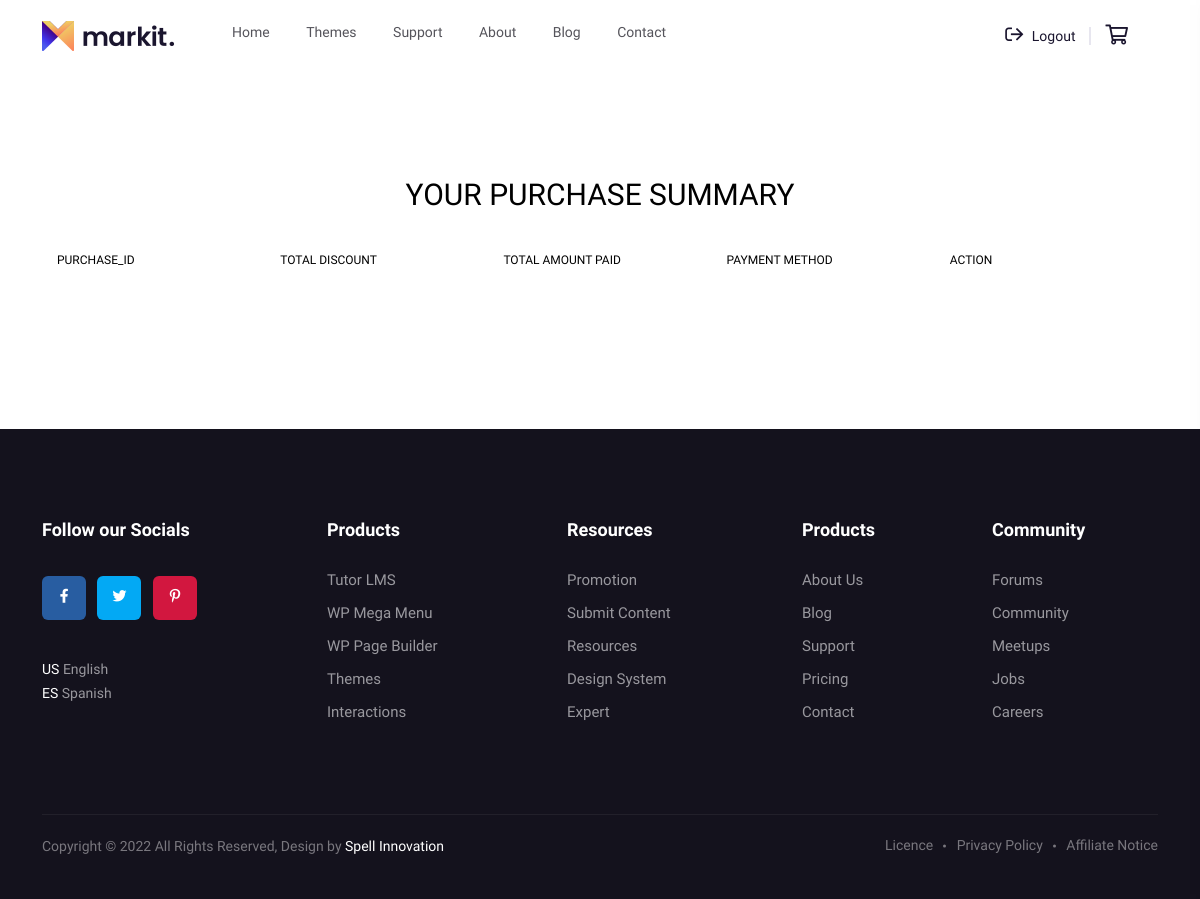
Page /purchase_summary/ (signed in) on the earlier database version.
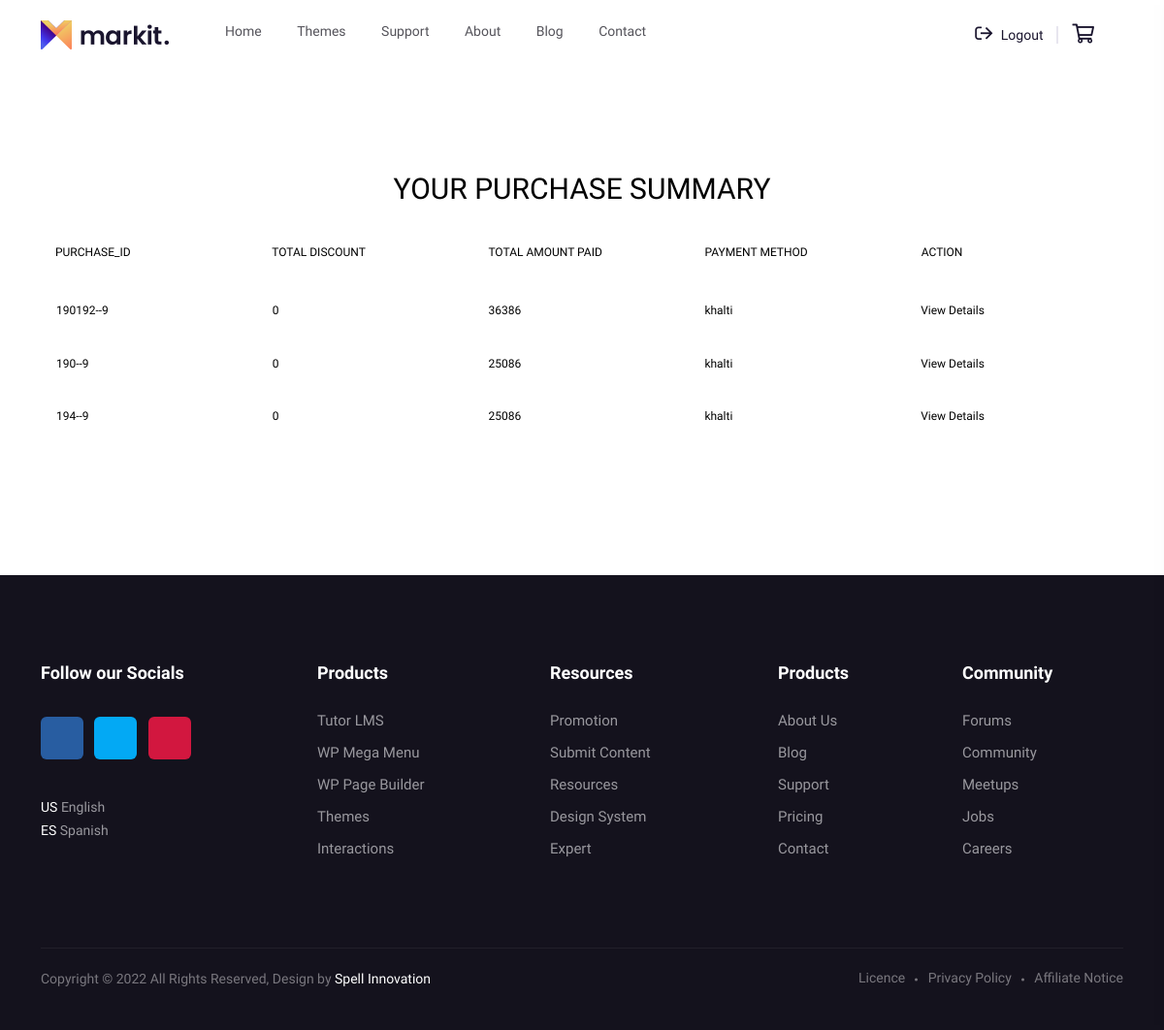
Same page on the later database version.
### features/models.py (models this page shows, shortened)
class PurchaseSummary(models.Model):
    user = models.ForeignKey(User, on_delete=models.CASCADE)
    order_id = models.CharField(max_length=100, unique=True)
    discount = models.IntegerField(
        validators=[MaxValueValidator(10000000), MinValueValidator(10)]
    )
    total_amount = models.IntegerField(
        validators=[MaxValueValidator(10000000), MinValueValidator(10)]
    )
    payment_method = models.CharField(
        max_length=100, choices=PAYMENT_CHOICES, default="khalti", blank=True, null=True
    )

### features/views.py (the view)
# urls.py: path("purchase_summary/", views.purchase_summary, name="purchase_summary"),
def purchase_summary(request):
    purchase_summary = PurchaseSummary.objects.filter(user=request.user)
    context = {
        "purchase_summary": purchase_summary,
    }
    return render(request, "purchase_summary.html", context)

### templates/purchase_summary.html (shortened to what this page needs)
{% include 'header.html' %}
<section class="category__area pt-105 pb-135">
  <div class="container">
    <section>
      <h1>Your Purchase Summary</h1>
      <div class="tbl-header">
        <table cellpadding="0" cellspacing="0">
          <thead>
            <tr>
              <th>Purchase_id</th>
              <th>Total discount</th>
              <th>Total amount paid</th>
              <th>Payment Method</th>
              <th>Action</th>
            </tr>
          </thead>
        </table>
      </div>
      <div class="tbl-content">
        <table cellpadding="0" cellspacing="0">
          <tbody>
            {% for purchase_summary in purchase_summary %}
            <tr>
              <td>{{purchase_summary.order_id}}</td>
              <td>{{purchase_summary.discount}}</td>
              <td>{{purchase_summary.total_amount}}</td>
              <td>{{purchase_summary.payment_method}}</td>
              <td>
                <a href="{% url 'purchase_details' purchase_summary.id %}"
                  >View Details</a
                >
              </td>
            </tr>
            {% endfor %}
          </tbody>
        </table>
      </div>
    </section>
  </div>
</section>
{% include 'footer.html' %}

### templates/header.html (shortened to what this page needs)
{% load static %} {% include 'nav.html' %}
<header>
  <div class="header__area white-bg" id="header-sticky">
    <div class="container">
      <div class="row align-items-center">
        <div class="col-xxl-2 col-xl-2 col-lg-2 col-md-4 col-6">
          <div class="logo">
            <a href="{% url 'home' %}">
              <img src="{% static 'assets/img/logo/logo.png' %}" alt="logo" />
            </a>
          </div>
        </div>
        <div class="col-xxl-8 col-xl-8 col-lg-8 d-none d-lg-block">
          <div class="main-menu">
            <nav id="mobile-menu">
              <ul>
                <li><a href="{% url 'home' %}">Home</a></li>
                <li><a href="{% url 'theme' %}">Themes</a></li>
                <li><a href="{% url 'about' %}">Support</a></li>
                <li><a href="{% url 'about' %}">About</a></li>
                <li><a href="{% url 'blog' %}">Blog</a></li>
                <li><a href="{% url 'contact' %}">Contact</a></li>
              </ul>
            </nav>
          </div>
        </div>
        {% if user.is_authenticated %}
        {% if user.is_staff %}
        <div class="col-xxl-2 col-xl-2 col-lg-2 col-md-8 col-6">
          <div class="header__action d-flex align-items-center justify-content-end">
            <div class="header__login d-none d-sm-block">
              <a href="{% url 'logout' %}"><i class="far fa-unlock"></i> Logout</a>
            </div>
            <div class="header__cart d-none d-sm-block">
              <a href="{% url 'dashboard' %}" class="cart-toggle-btn">
                <i class="far fa-home"></i>
              </a>
            </div>
            <div class="sidebar__menu d-lg-none">
              <div class="sidebar-toggle-btn" id="sidebar-toggle">
                <span class="line"></span>
                <span class="line"></span>
                <span class="line"></span>
              </div>
            </div>
          </div>
        </div>
        {% else %}
        <div class="col-xxl-2 col-xl-2 col-lg-2 col-md-8 col-6">
          <div class="header__action d-flex align-items-center justify-content-end">
            <div class="header__login d-none d-sm-block">
              <a href="{% url 'logout' %}"><i class="far fa-sign-out"></i> Logout</a>
            </div>
            <div class="header__cart d-none d-sm-block">
              <a href="{% url 'cart' %}">
                <i class="far fa-shopping-cart"></i>
              </a>
            </div>
          </div>
        </div>
        {% endif %}
        {% endif %}
      </div>
    </div>
  </div>
</header>

### templates/nav.html (shortened to what this page needs)
{% load static %}
<!doctype html>
<html class="no-js" lang="zxx">
   <head>
      <link rel="stylesheet" href="{% static 'assets/css/preloader.css' %}">
      <link rel="stylesheet" href="{% static 'assets/css/bootstrap.min.css' %}">
      <link rel="stylesheet" href="{% static 'assets/css/slick.css' %}">
      <link rel="stylesheet" href="{% static 'assets/css/meanmenu.css' %}">
      <link rel="stylesheet" href="{% static 'assets/css/owl.carousel.min.css' %}">
      <link rel="stylesheet" href="{% static 'assets/css/animate.min.css' %}">
      <link rel="stylesheet" href="{% static 'assets/css/backToTop.css' %}">
      <link rel="stylesheet" href="{% static 'assets/css/jquery.fancybox.min.css' %}">
      <link rel="stylesheet" href="{% static 'assets/css/fontAwesome5Pro.css' %}">
      <link rel="stylesheet" href="{% static 'assets/css/elegantFont.css' %}">
      <link rel="stylesheet" href="{% static 'assets/css/default.css' %}">
      <link rel="stylesheet" href="{% static 'assets/css/style.css' %}">
   </head>

### templates/footer.html (shortened to what this page needs)
{% load static %}
<footer>
    <div class="footer__area footer-bg">
       <div class="footer__top pt-90 pb-50">
          <div class="container">
             <div class="row">
                <div class="col-xxl-3 col-xl-3 col-lg-3 col-md-3 col-sm-4">
                   <div class="footer__widget mb-40 wow fadeInUp" data-wow-delay=".3s">
                      <div class="footer__widget-head mb-35">
                         <h4 class="footer__widget-title">Follow our Socials</h4>
                      </div>
                      <div class="footer__widget-content">
                         <div class="footer__social mb-30">
                            <ul>
                               <li><a href="#" class="fb"><i class="fab fa-facebook-f"></i></a></li>
                               <li><a href="#" class="tw"><i class="fab fa-twitter"></i></a></li>
                               <li><a href="#" class="pin"><i class="fab fa-pinterest-p"></i></a></li>
                            </ul>
                         </div>
                         <div class="footer__lang">
                            <span><a href="#">US</a> English</span>
                            <span><a href="#">ES</a> Spanish</span>
                         </div>
                      </div>
                   </div>
                </div>
                <div class="col-xxl-2 col-xl-2 col-lg-2 col-md-2 col-sm-4">
                   <div class="footer__widget mb-40 wow fadeInUp" data-wow-delay=".5s">
                      <div class="footer__widget-head">
                         <h4 class="footer__widget-title">Products</h4>
                      </div>
                      <div class="footer__widget-content">
                         <div class="footer__link">
                            <ul>
                               <li><a href="#">Tutor LMS </a></li>
                               <li><a href="#">WP Mega Menu </a></li>
                               <li><a href="#">WP Page Builder </a></li>
                               <li><a href="#">Themes</a></li>
                               <li><a href="#">Interactions</a></li>
                            </ul>
                         </div>
                      </div>
                   </div>
                </div>
                <div class="col-xxl-3 col-xl-3 col-lg-3 col-md-3 col-sm-4">
                   <div class="footer__widget mb-40 wow fadeInUp footer__pl"  data-wow-delay=".7s">
                      <div class="footer__widget-head">
                         <h4 class="footer__widget-title">Resources</h4>
                      </div>
                      <div class="footer__widget-content">
                         <div class="footer__link">
                            <ul>
                               <li><a href="#">Promotion </a></li>
                               <li><a href="#">Submit Content</a></li>
                               <li><a href="#">Resources</a></li>
                               <li><a href="#">Design System</a></li>
                               <li><a href="#">Expert</a></li>
                            </ul>
                         </div>
                      </div>
                   </div>
                </div>
                <div class="col-xxl-2 col-xl-2 col-lg-2 col-md-2 col-sm-4">
                   <div class="footer__widget mb-40 wow fadeInUp" data-wow-delay=".9s">
                      <div class="footer__widget-head">
                         <h4 class="footer__widget-title">Products</h4>
                      </div>
                      <div class="footer__widget-content">
                         <div class="footer__link">
                            <ul>
                               <li><a href="#">About Us</a></li>
                               <li><a href="#">Blog</a></li>
                               <li><a href="#">Support</a></li>
                               <li><a href="#">Pricing</a></li>
                               <li><a href="#">Contact</a></li>
                            </ul>
                         </div>
                      </div>
                   </div>
                </div>
                <div class="col-xxl-2 col-xl-2 col-lg-2 col-md-2 col-sm-4">
                   <div class="footer__widget mb-40 wow fadeInUp" data-wow-delay="1.2s">
                      <div class="footer__widget-head">
                         <h4 class="footer__widget-title">Community</h4>
                      </div>
                      <div class="footer__widget-content">
                         <div class="footer__link">
                            <ul>
                               <li><a href="#">Forums</a></li>
                               <li><a href="#">Community</a></li>
                               <li><a href="#">Meetups</a></li>
                               <li><a href="#">Jobs</a></li>
                               <li><a href="#">Careers</a></li>
                            </ul>
                         </div>
                      </div>
                   </div>
                </div>
             </div>
          </div>
       </div>
       <div class="footer__bottom">
          <div class="container">
             <div class="footer__bottom-inner">
                <div class="row">
                   <div class="col-xxl-6 col-xl-6 col-md-6">
                      <div class="footer__copyright wow fadeInUp" data-wow-delay=".5s">
                         <p>Copyright © 2022 All Rights Reserved, Design by <a href="#">Spell Innovation</a></p>
                      </div>
                   </div>
                   <div class="col-xxl-6 col-xl-6 col-md-6">
                      <div class="footer__bottom-link wow fadeInUp text-md-end" data-wow-delay=".8s">
                         <ul>
                            <li><a href="#">Licence</a></li>
                            <li><a href="#">Privacy Policy </a></li>
                            <li><a href="#">Affiliate Notice</a></li>
                         </ul>
                      </div>
                   </div>
                </div>
             </div>
          </div>
       </div>
    </div>
 </footer>
</body>
</html>

### staticfiles/assets/css/default.css (style rules this page uses)
.mb-30 { margin-bottom:30px }
.mb-35 { margin-bottom:35px }
.mb-40 { margin-bottom:40px }
.pt-90 { padding-top:90px }
.pt-105 { padding-top:105px }
.pb-50 { padding-bottom:50px }
.pb-135 { padding-bottom:135px }

### templates/purchase_summary.html (style rules this page uses)
h1 { font-size: 30px; color: rgb(0, 0, 0); text-transform: uppercase; font-weight: 300; text-align: center; margin-bottom: 15px; }
table { width: 100%; table-layout: fixed; }
.tbl-header { background-color: rgba(255, 255, 255, 0.3); }
.tbl-content { overflow-x: auto; margin-top: 0px; border: 1px solid rgba(255, 255, 255, 0.3); }
th { padding: 20px 15px; text-align: left; font-weight: 500; font-size: 12px; color: rgb(0, 0, 0); text-transform: uppercase; }
td { padding: 15px; text-align: left; vertical-align: middle; font-weight: 300; font-size: 12px; color: rgb(0, 0, 0); border-bottom: solid 1px rgba(255, 255, 255, 0.1); }

Differences in the rows shown:
added PurchaseSummary: order_id "190192--9", discount "0", total_amount "36386", payment_method "khalti"
added PurchaseSummary: order_id "190--9", discount "0", total_amount "25086", payment_method "khalti"
added PurchaseSummary: order_id "194--9", discount "0", total_amount "25086", payment_method "khalti"
